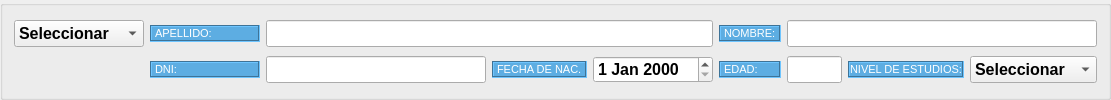
        <widget class="QGroupBox" name="groupBox_7">
         <property name="sizePolicy">
          <sizepolicy hsizetype="Preferred" vsizetype="Fixed">
           <horstretch>0</horstretch>
           <verstretch>0</verstretch>
          </sizepolicy>
         </property>
         <property name="styleSheet">
          <string notr="true">#groupBox_7{
background-color: #F0F5EF
}</string>
         </property>
         <property name="title">
          <string/>
         </property>
         <layout class="QGridLayout" name="gridLayout_10" columnstretch="10,20,10,10,10,10,10,10,10,10,10,10,10,0,0">
          <item row="0" column="0">
           <widget class="QComboBox" name="comboBox_19">
            <property name="sizePolicy">
             <sizepolicy hsizetype="Preferred" vsizetype="Fixed">
              <horstretch>0</horstretch>
              <verstretch>0</verstretch>
             </sizepolicy>
            </property>
            <property name="font">
             <font>
              <family>System</family>
              <pointsize>12</pointsize>
              <weight>75</weight>
              <bold>true</bold>
             </font>
            </property>
            <item>
             <property name="text">
              <string>Seleccionar</string>
             </property>
            </item>
            <item>
             <property name="text">
              <string>Esposa</string>
             </property>
            </item>
            <item>
             <property name="text">
              <string>Cónyuge</string>
             </property>
            </item>
            <item>
             <property name="text">
              <string>Hijo</string>
             </property>
            </item>
            <item>
             <property name="text">
              <string>Nieto a cargo</string>
             </property>
            </item>
           </widget>
          </item>
          <item row="0" column="1">
           <widget class="QLabel" name="label_52">
            <property name="sizePolicy">
             <sizepolicy hsizetype="Preferred" vsizetype="Fixed">
              <horstretch>0</horstretch>
              <verstretch>0</verstretch>
             </sizepolicy>
            </property>
            <property name="font">
             <font>
              <family>Arial</family>
              <pointsize>8</pointsize>
              <weight>50</weight>
              <bold>false</bold>
             </font>
            </property>
            <property name="styleSheet">
             <string notr="true">#label_52{
background-color:#5DADE2  ;
color: #FFFFFF ; 
}</string>
            </property>
            <property name="frameShape">
             <enum>QFrame::Box</enum>
            </property>
            <property name="frameShadow">
             <enum>QFrame::Sunken</enum>
            </property>
            <property name="text">
             <string>APELLIDO:</string>
            </property>
           </widget>
          </item>
          <item row="1" column="9">
           <widget class="QLineEdit" name="lineEdit_41">
            <property name="sizePolicy">
             <sizepolicy hsizetype="Expanding" vsizetype="Fixed">
              <horstretch>0</horstretch>
              <verstretch>0</verstretch>
             </sizepolicy>
            </property>
            <property name="font">
             <font>
              <family>System</family>
              <pointsize>12</pointsize>
              <weight>75</weight>
              <bold>true</bold>
             </font>
            </property>
           </widget>
          </item>
          <item row="1" column="12" colspan="3">
           <widget class="QComboBox" name="comboBox_12">
            <property name="sizePolicy">
             <sizepolicy hsizetype="Preferred" vsizetype="Fixed">
              <horstretch>0</horstretch>
              <verstretch>0</verstretch>
             </sizepolicy>
            </property>
            <property name="font">
             <font>
              <family>System</family>
              <pointsize>12</pointsize>
              <weight>75</weight>
              <bold>true</bold>
             </font>
            </property>
            <item>
             <property name="text">
              <string>Seleccionar</string>
             </property>
            </item>
            <item>
             <property name="text">
              <string>Primario</string>
             </property>
            </item>
            <item>
             <property name="text">
              <string>Secundario</string>
             </property>
            </item>
            <item>
             <property name="text">
              <string>Terciario</string>
             </property>
            </item>
            <item>
             <property name="text">
              <string>Universitario</string>
             </property>
            </item>
            <item>
             <property name="text">
              <string>Posgrado</string>
             </property>
            </item>
           </widget>
          </item>
          <item row="0" column="9" colspan="6">
           <widget class="QLineEdit" name="lineEdit_42">
            <property name="sizePolicy">
             <sizepolicy hsizetype="Expanding" vsizetype="Fixed">
              <horstretch>0</horstretch>
              <verstretch>0</verstretch>
             </sizepolicy>
            </property>
            <property name="font">
             <font>
              <family>System</family>
              <pointsize>12</pointsize>
              <weight>75</weight>
              <bold>true</bold>
             </font>
            </property>
           </widget>
          </item>
          <item row="1" column="8">
           <widget class="QLabel" name="label_58">
            <property name="sizePolicy">
             <sizepolicy hsizetype="Preferred" vsizetype="Fixed">
              <horstretch>0</horstretch>
              <verstretch>0</verstretch>
             </sizepolicy>
            </property>
            <property name="font">
             <font>
              <family>Arial</family>
              <pointsize>8</pointsize>
              <weight>50</weight>
              <bold>false</bold>
             </font>
            </property>
            <property name="styleSheet">
             <string notr="true">#label_58{
background-color:#5DADE2  ;
color: #FFFFFF ; 
}</string>
            </property>
            <property name="frameShape">
             <enum>QFrame::Box</enum>
            </property>
            <property name="frameShadow">
             <enum>QFrame::Sunken</enum>
            </property>
            <property name="text">
             <string>EDAD:</string>
            </property>
           </widget>
          </item>
          <item row="1" column="1">
           <widget class="QLabel" name="label_53">
            <property name="sizePolicy">
             <sizepolicy hsizetype="Preferred" vsizetype="Fixed">
              <horstretch>0</horstretch>
              <verstretch>0</verstretch>
             </sizepolicy>
            </property>
            <property name="font">
             <font>
              <family>Arial</family>
              <pointsize>8</pointsize>
              <weight>50</weight>
              <bold>false</bold>
             </font>
            </property>
            <property name="styleSheet">
             <string notr="true">#label_53{
background-color:#5DADE2  ;
color: #FFFFFF ; 
}</string>
            </property>
            <property name="frameShape">
             <enum>QFrame::Box</enum>
            </property>
            <property name="frameShadow">
             <enum>QFrame::Sunken</enum>
            </property>
            <property name="text">
             <string>DNI:</string>
            </property>
           </widget>
          </item>
          <item row="0" column="2" colspan="6">
           <widget class="QLineEdit" name="lineEdit_43">
            <property name="sizePolicy">
             <sizepolicy hsizetype="Expanding" vsizetype="Fixed">
              <horstretch>0</horstretch>
              <verstretch>0</verstretch>
             </sizepolicy>
            </property>
            <property name="font">
             <font>
              <family>System</family>
              <pointsize>12</pointsize>
              <weight>75</weight>
              <bold>true</bold>
             </font>
            </property>
           </widget>
          </item>
          <item row="1" column="2" colspan="4">
           <widget class="QLineEdit" name="lineEdit_44">
            <property name="sizePolicy">
             <sizepolicy hsizetype="Expanding" vsizetype="Fixed">
              <horstretch>0</horstretch>
              <verstretch>0</verstretch>
             </sizepolicy>
            </property>
            <property name="font">
             <font>
              <family>System</family>
              <pointsize>12</pointsize>
              <weight>75</weight>
              <bold>true</bold>
             </font>
            </property>
           </widget>
          </item>
          <item row="1" column="6">
           <widget class="QLabel" name="label_54">
            <property name="sizePolicy">
             <sizepolicy hsizetype="Preferred" vsizetype="Fixed">
              <horstretch>0</horstretch>
              <verstretch>0</verstretch>
             </sizepolicy>
            </property>
            <property name="font">
             <font>
              <family>Arial</family>
              <pointsize>8</pointsize>
              <weight>50</weight>
              <bold>false</bold>
             </font>
            </property>
            <property name="styleSheet">
             <string notr="true">#label_54{
background-color:#5DADE2  ;
color: #FFFFFF ; 
}</string>
            </property>
            <property name="frameShape">
             <enum>QFrame::Box</enum>
            </property>
            <property name="frameShadow">
             <enum>QFrame::Sunken</enum>
            </property>
            <property name="text">
             <string>FECHA DE NAC.</string>
            </property>
           </widget>
          </item>
          <item row="0" column="8">
           <widget class="QLabel" name="label_59">
            <property name="sizePolicy">
             <sizepolicy hsizetype="Preferred" vsizetype="Fixed">
              <horstretch>0</horstretch>
              <verstretch>0</verstretch>
             </sizepolicy>
            </property>
            <property name="font">
             <font>
              <family>Arial</family>
              <pointsize>8</pointsize>
              <weight>50</weight>
              <bold>false</bold>
             </font>
            </property>
            <property name="styleSheet">
             <string notr="true">#label_59{
background-color:#5DADE2  ;
color: #FFFFFF ; 
}</string>
            </property>
            <property name="frameShape">
             <enum>QFrame::Box</enum>
            </property>
            <property name="frameShadow">
             <enum>QFrame::Sunken</enum>
            </property>
            <property name="text">
             <string>NOMBRE:</string>
            </property>
           </widget>
          </item>
          <item row="1" column="7">
           <widget class="QDateEdit" name="dateEdit_6">
            <property name="sizePolicy">
             <sizepolicy hsizetype="Minimum" vsizetype="Fixed">
              <horstretch>0</horstretch>
              <verstretch>0</verstretch>
             </sizepolicy>
            </property>
            <property name="font">
             <font>
              <family>System</family>
              <pointsize>12</pointsize>
              <weight>75</weight>
              <bold>true</bold>
             </font>
            </property>
           </widget>
          </item>
          <item row="1" column="10" colspan="2">
           <widget class="QLabel" name="label_60">
            <property name="sizePolicy">
             <sizepolicy hsizetype="Preferred" vsizetype="Fixed">
              <horstretch>0</horstretch>
              <verstretch>0</verstretch>
             </sizepolicy>
            </property>
            <property name="font">
             <font>
              <family>Arial</family>
              <pointsize>8</pointsize>
              <weight>50</weight>
              <bold>false</bold>
             </font>
            </property>
            <property name="styleSheet">
             <string notr="true">#label_60{
background-color:#5DADE2  ;
color: #FFFFFF ; 
}</string>
            </property>
            <property name="frameShape">
             <enum>QFrame::Box</enum>
            </property>
            <property name="frameShadow">
             <enum>QFrame::Sunken</enum>
            </property>
            <property name="text">
             <string>NIVEL DE ESTUDIOS:</string>
            </property>
            <property name="alignment">
             <set>Qt::AlignCenter</set>
            </property>
           </widget>
          </item>
         </layout>
        </widget>
